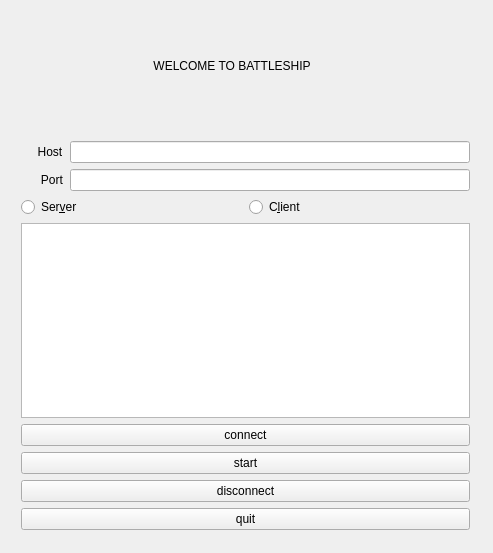
<?xml version="1.0" encoding="UTF-8"?>
<ui version="4.0">
 <class>StartWindow</class>
 <widget class="QWidget" name="StartWindow">
  <property name="geometry">
   <rect>
    <x>0</x>
    <y>0</y>
    <width>493</width>
    <height>553</height>
   </rect>
  </property>
  <property name="windowTitle">
   <string>StartWindow</string>
  </property>
  <widget class="QWidget" name="verticalLayoutWidget">
   <property name="geometry">
    <rect>
     <x>10</x>
     <y>130</y>
     <width>471</width>
     <height>411</height>
    </rect>
   </property>
   <layout class="QVBoxLayout" name="verticalLayout">
    <item>
     <layout class="QGridLayout" name="gridLayout">
      <item row="0" column="0">
       <widget class="QLabel" name="lhost">
        <property name="text">
         <string>     Host</string>
        </property>
       </widget>
      </item>
      <item row="0" column="1">
       <widget class="QLineEdit" name="lehost"/>
      </item>
      <item row="2" column="0" colspan="2">
       <layout class="QGridLayout" name="gridLayout_2">
        <item row="0" column="0">
         <widget class="QRadioButton" name="rbserver">
          <property name="text">
           <string>Ser&amp;ver</string>
          </property>
         </widget>
        </item>
        <item row="0" column="1">
         <widget class="QRadioButton" name="rbclient">
          <property name="text">
           <string>C&amp;lient</string>
          </property>
         </widget>
        </item>
       </layout>
      </item>
      <item row="4" column="0" colspan="2">
       <widget class="QPushButton" name="pbconnect">
        <property name="text">
         <string>connect</string>
        </property>
       </widget>
      </item>
      <item row="1" column="1">
       <widget class="QLineEdit" name="leport"/>
      </item>
      <item row="3" column="0" colspan="2">
       <widget class="QTextBrowser" name="tbconnectdisconnect"/>
      </item>
      <item row="1" column="0">
       <widget class="QLabel" name="lport">
        <property name="text">
         <string>      Port</string>
        </property>
       </widget>
      </item>
     </layout>
    </item>
    <item>
     <widget class="QPushButton" name="pbstartgame">
      <property name="text">
       <string>start</string>
      </property>
     </widget>
    </item>
    <item>
     <widget class="QPushButton" name="pbdisconnect">
      <property name="text">
       <string>disconnect</string>
      </property>
     </widget>
    </item>
    <item>
     <widget class="QPushButton" name="pbquit">
      <property name="text">
       <string>quit</string>
      </property>
     </widget>
    </item>
   </layout>
  </widget>
  <widget class="QLabel" name="lwelcome">
   <property name="geometry">
    <rect>
     <x>7</x>
     <y>10</y>
     <width>481</width>
     <height>111</height>
    </rect>
   </property>
   <property name="text">
    <string>                                            WELCOME TO BATTLESHIP</string>
   </property>
  </widget>
 </widget>
 <layoutdefault spacing="6" margin="11"/>
 <resources/>
 <connections/>
</ui>
